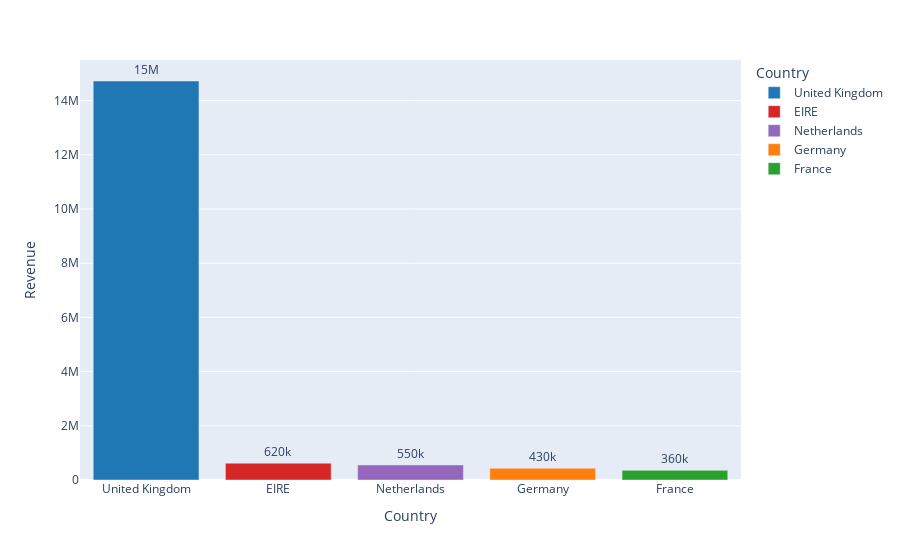

The code cell stored with this chart in its notebook:
### Code cell
# Custom Colors and Palettes

color_map = {
    'United Kingdom': '#1f77b4',
    'Germany': '#ff7f0e',
    'France': '#2ca02c',
    'EIRE': '#d62728',
    'Netherlands': '#9467bd'
}

fig = px.bar(top_countries.head(5),
             x='Country', y='Revenue',
             text='Revenue',
             color='Country',
             color_discrete_map=color_map)

fig.update_traces(texttemplate='%{text:.2s}', textposition='outside')
fig.show()

### Figure 1 — Plotly figure (JSON) as saved in the notebook; plotly's stock layout.template omitted (floating-point values rounded to 4 significant figures)
{"data": [{"alignmentgroup": "True", "hovertemplate": "Country=%{x}<br>Revenue=%{text}<extra></extra>", "legendgroup": "United Kingdom", "marker": {"color": "#1f77b4", "pattern": {"shape": ""}}, "name": "United Kingdom", "offsetgroup": "United Kingdom", "orientation": "v", "showlegend": true, "text": [14720000.0], "textposition": "outside", "texttemplate": "%{text:.2s}", "type": "bar", "x": ["United Kingdom"], "xaxis": "x", "y": [14720000.0], "yaxis": "y"}, {"alignmentgroup": "True", "hovertemplate": "Country=%{x}<br>Revenue=%{text}<extra></extra>", "legendgroup": "EIRE", "marker": {"color": "#d62728", "pattern": {"shape": ""}}, "name": "EIRE", "offsetgroup": "EIRE", "orientation": "v", "showlegend": true, "text": [621600.0], "textposition": "outside", "texttemplate": "%{text:.2s}", "type": "bar", "x": ["EIRE"], "xaxis": "x", "y": [621600.0], "yaxis": "y"}, {"alignmentgroup": "True", "hovertemplate": "Country=%{x}<br>Revenue=%{text}<extra></extra>", "legendgroup": "Netherlands", "marker": {"color": "#9467bd", "pattern": {"shape": ""}}, "name": "Netherlands", "offsetgroup": "Netherlands", "orientation": "v", "showlegend": true, "text": [554200.0], "textposition": "outside", "texttemplate": "%{text:.2s}", "type": "bar", "x": ["Netherlands"], "xaxis": "x", "y": [554200.0], "yaxis": "y"}, {"alignmentgroup": "True", "hovertemplate": "Country=%{x}<br>Revenue=%{text}<extra></extra>", "legendgroup": "Germany", "marker": {"color": "#ff7f0e", "pattern": {"shape": ""}}, "name": "Germany", "offsetgroup": "Germany", "orientation": "v", "showlegend": true, "text": [431300.0], "textposition": "outside", "texttemplate": "%{text:.2s}", "type": "bar", "x": ["Germany"], "xaxis": "x", "y": [431300.0], "yaxis": "y"}, {"alignmentgroup": "True", "hovertemplate": "Country=%{x}<br>Revenue=%{text}<extra></extra>", "legendgroup": "France", "marker": {"color": "#2ca02c", "pattern": {"shape": ""}}, "name": "France", "offsetgroup": "France", "orientation": "v", "showlegend": true, "text": [355300.0], "textposition": "outside", "texttemplate": "%{text:.2s}", "type": "bar", "x": ["France"], "xaxis": "x", "y": [355300.0], "yaxis": "y"}], "layout": {"barmode": "relative", "legend": {"title": {"text": "Country"}, "tracegroupgap": 0}, "margin": {"t": 60}, "xaxis": {"anchor": "y", "categoryarray": ["United Kingdom", "EIRE", "Netherlands", "Germany", "France"], "categoryorder": "array", "domain": [0, 1], "title": {"text": "Country"}}, "yaxis": {"anchor": "x", "domain": [0, 1], "title": {"text": "Revenue"}}}}
